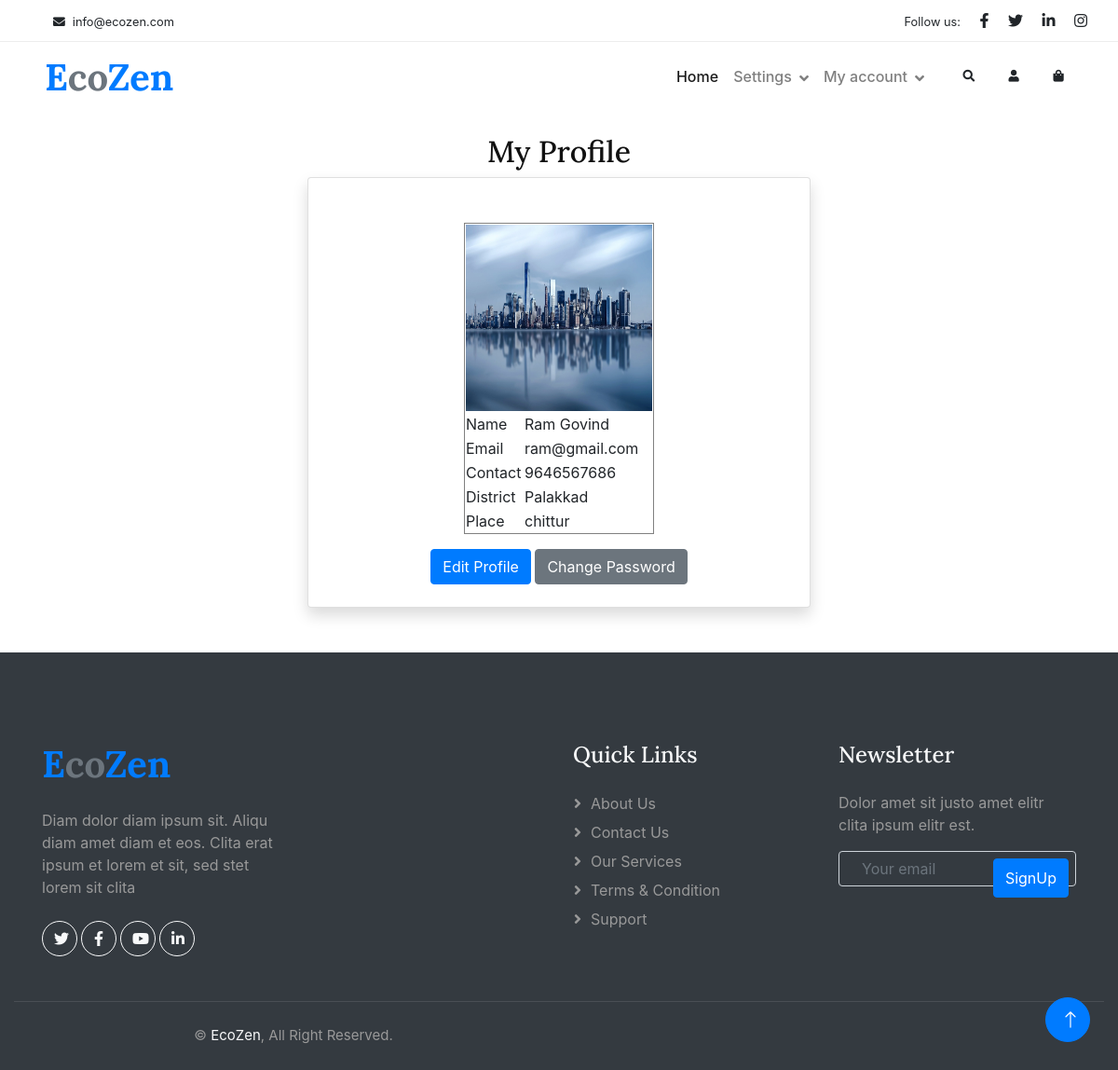
Screenshot of /Project/User/MyProfile.php (signed in) with the database file from the repository.
### tables this page shows
CREATE TABLE `tbl_user` (
  `user_id` int(11) NOT NULL,
  `user_name` varchar(150) NOT NULL,
  `user_gender` varchar(60) NOT NULL,
  `user_contact` varchar(60) NOT NULL,
  `user_email` varchar(60) NOT NULL,
  `user_password` varchar(60) NOT NULL,
  `user_image` varchar(60) NOT NULL,
  `user_proof` varchar(60) NOT NULL,
  `place_id` int(11) NOT NULL,
  `user_address` varchar(1000) NOT NULL
);

CREATE TABLE `tbl_district` (
  `district_id` int(11) NOT NULL,
  `district_name` varchar(60) NOT NULL
);

CREATE TABLE `tbl_place` (
  `place_id` int(60) NOT NULL,
  `place_name` varchar(60) NOT NULL,
  `place_pincode` varchar(60) NOT NULL,
  `district_id` int(11) NOT NULL
);

### Project/User/MyProfile.php (the view, shortened to what this page needs)
<?php
include("../Assets/Connection/Connection.php");
include("Head.php");
 $userid=$_SESSION['uid'];
 $SelUser="select * from tbl_user where user_id=".$userid;
 $resUser=$con->query($SelUser);
$data=$resUser->fetch_assoc();
?>
<!DOCTYPE html>
<html lang="en">
<head>
    <link rel="stylesheet" href="https://stackpath.bootstrapcdn.com/bootstrap/4.5.2/css/bootstrap.min.css">
</head>
<body>
<div class="container mt-5">
    <h2 class="text-center">My Profile</h2>
    <div class="row justify-content-center">
        <div class="col-md-6">
            <div class="card shadow p-4">
     <body>
     <form id="form1" name="form1" method="POST" action="">
    <table width="200" border="1" align="center">
    <tr>
    <td colspan="2" align="center"><img src="../Assets/Files/User/<?php echo $data['user_image'];?>" width="200" height="200"></td>
    <tr>
    <td width="48">Name</td>
    <td width="136"><?php echo $data['user_name'];?></td>
    </tr>
    <tr>
    <td>Email</td>
    <td><?php echo $data['user_email'];?></td>
    </tr>
    <tr>
    <td>Contact</td>
    <td><?php echo $data['user_contact'];?></td>
    </tr>
     <?php
  $selQry="select * from tbl_user n  inner join  tbl_place p on n.place_id=p.place_id inner join tbl_district d on p.district_id=d.district_id";
  $result=($con->query($selQry));
  $data=$result->fetch_assoc()
 ?>
  <tr>
    <td>District</td>
    <td><?php echo $data['district_name'];?></td>
  </tr>
  <tr>
    <td>Place</td>
    <td><?php echo $data['place_name'];?></td>
  </tr>
  </table>
  <div class="text-center mt-3">
   <a href="Editprofile.php" class="btn btn-primary">Edit Profile</a>
  <a href="Changepassword.php" class="btn btn-secondary">Change Password</a>
  </div>
</form>
</div>
</div>
</div>
</div>
</body>
</html>
<?php
include("Foot.php");
?>

### Project/Assets/Templates/Main/css/style.css (style rules this page uses)
:root { --primary: #3CB815; --secondary: #F65005; --light: #F7F8FC; --dark: #111111; }
.btn { font-weight: 500; transition: .5s; }
.btn.btn-primary, .btn.btn-secondary, .btn.btn-outline-primary:hover, .btn.btn-outline-secondary:hover { color: #FFFFFF; }

### rows the page displays
tbl_user: user_image (picture), user_name "Ram Govind", user_email "ram@gmail.com", user_contact "9646567686"
tbl_district: district_name "Palakkad"
tbl_place: place_name "chittur"
